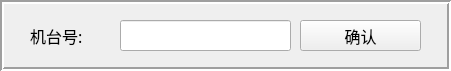
     <widget class="QFrame" name="frame_19">
      <property name="geometry">
       <rect>
        <x>10</x>
        <y>10</y>
        <width>451</width>
        <height>71</height>
       </rect>
      </property>
      <property name="frameShape">
       <enum>QFrame::Box</enum>
      </property>
      <property name="frameShadow">
       <enum>QFrame::Sunken</enum>
      </property>
      <property name="lineWidth">
       <number>2</number>
      </property>
      <widget class="QLabel" name="label_31">
       <property name="geometry">
        <rect>
         <x>30</x>
         <y>20</y>
         <width>71</width>
         <height>31</height>
        </rect>
       </property>
       <property name="font">
        <font>
         <family>微软雅黑</family>
         <pointsize>12</pointsize>
        </font>
       </property>
       <property name="text">
        <string>机台号:</string>
       </property>
      </widget>
      <widget class="QPushButton" name="pushButton_machine">
       <property name="geometry">
        <rect>
         <x>300</x>
         <y>20</y>
         <width>121</width>
         <height>31</height>
        </rect>
       </property>
       <property name="font">
        <font>
         <family>微软雅黑</family>
         <pointsize>12</pointsize>
        </font>
       </property>
       <property name="text">
        <string>确认</string>
       </property>
      </widget>
      <widget class="QLineEdit" name="lineEdit_machine">
       <property name="geometry">
        <rect>
         <x>120</x>
         <y>20</y>
         <width>171</width>
         <height>31</height>
        </rect>
       </property>
       <property name="font">
        <font>
         <family>微软雅黑</family>
         <pointsize>12</pointsize>
        </font>
       </property>
      </widget>
     </widget>
